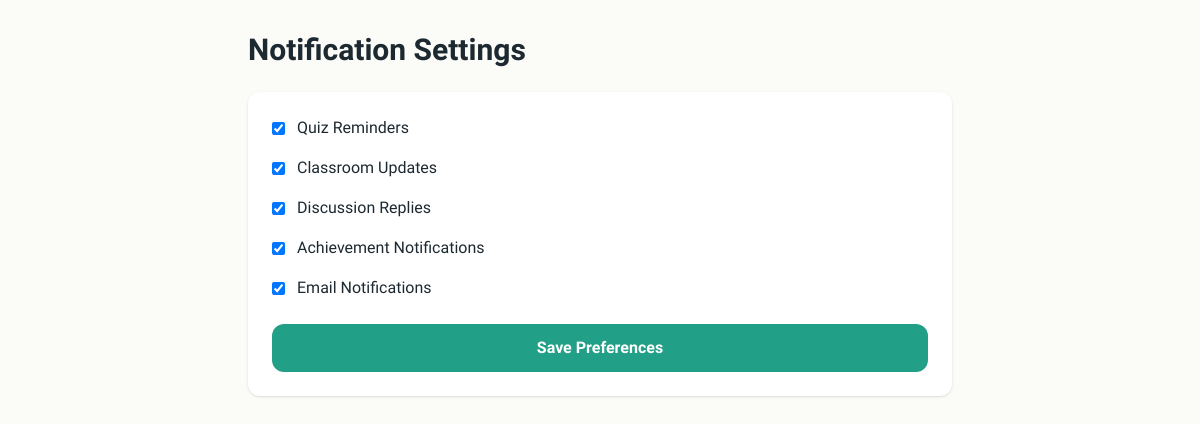
Screenshot of /accounts/notifications/preferences/ (signed in) with the database file from the repository.
### apps/accounts/models.py (models this page shows, shortened)
class NotificationPreference(models.Model):
    user = models.OneToOneField(User, on_delete=models.CASCADE, related_name='notification_preference')
    quiz_reminders = models.BooleanField(default=True)
    class_updates = models.BooleanField(default=True)
    discussion_replies = models.BooleanField(default=True)
    achievement_notifications = models.BooleanField(default=True)
    email_notifications = models.BooleanField(default=True)

### apps/accounts/views.py (the view, shortened to what this page needs)
@login_required
def notification_preferences(request):
    pref = request.user.notification_preference
    return render(request, "accounts/notification_preferences.html", {"preferences": pref})

### apps/classroom/templates/accounts/notification_preferences.html (shortened to what this page needs)
{% extends 'base.html' %}
{% block content %}
<div class="min-h-screen p-8 max-w-3xl mx-auto">
    <h1 class="text-3xl font-bold mb-6">Notification Settings</h1>
    <form method="POST" class="bg-card p-6 rounded-xl shadow">
        <div class="space-y-4">
            <label class="flex items-center gap-3">
                <input type="checkbox" name="quiz_reminders" {% if preferences.quiz_reminders %}checked{% endif %}>
                Quiz Reminders
            </label>
            <label class="flex items-center gap-3">
                <input type="checkbox" name="class_updates" {% if preferences.class_updates %}checked{% endif %}>
                Classroom Updates
            </label>
            <label class="flex items-center gap-3">
                <input type="checkbox" name="discussion_replies" {% if preferences.discussion_replies %}checked{% endif %}>
                Discussion Replies
            </label>
            <label class="flex items-center gap-3">
                <input type="checkbox" name="achievement_notifications" {% if preferences.achievement_notifications %}checked{% endif %}>
                Achievement Notifications
            </label>
            <label class="flex items-center gap-3">
                <input type="checkbox" name="email_notifications" {% if preferences.email_notifications %}checked{% endif %}>
                Email Notifications
            </label>
        </div>
        <button class="mt-6 w-full bg-primary p-3 rounded-lg text-white font-semibold">
            Save Preferences
        </button>
    </form>
</div>
{% endblock %}

### rows the page displays
NotificationPreference: quiz_reminders "☑", class_updates "☑", discussion_replies "☑", achievement_notifications "☑", email_notifications "☑"
